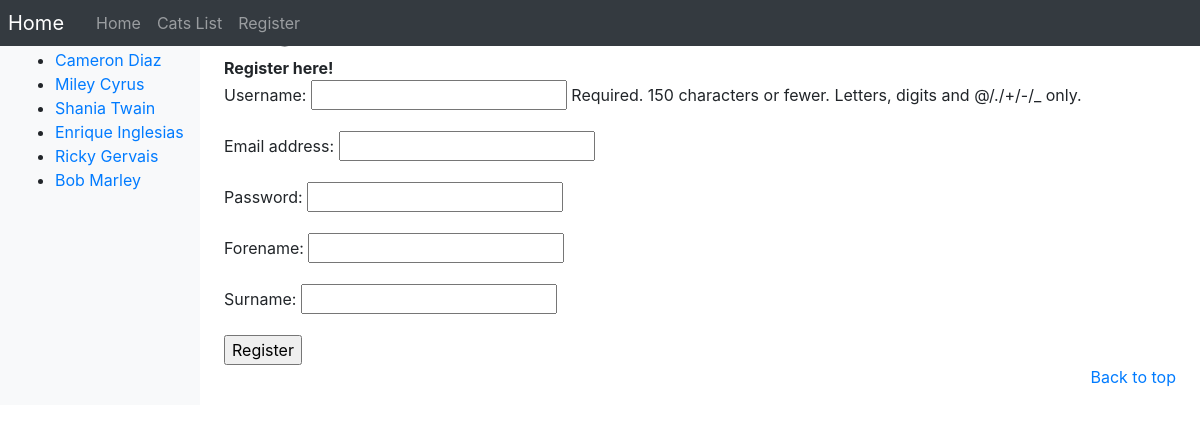
/cats/register/, run on the app's committed database.
### cats/models.py (models this page shows, shortened)
class Student(models.Model):
    DEFAULT_MAX_LEN = 128
    forename = models.CharField(max_length=DEFAULT_MAX_LEN)
    surname = models.CharField(max_length=DEFAULT_MAX_LEN)
    numCats = models.IntegerField(default=0)
    name_slug = models.SlugField(unique=True)

### cats/views.py (the view)
# urls.py: path('register/', views.register, name="register"),
def register(request):
    registered = False
    if request.method == 'POST':
        user_form = UserForm(request.POST)
        student_form = StudentForm(request.POST)
        profile_form = StudentProfileForm(request.POST)
        if user_form.is_valid() and student_form.is_valid() and profile_form.is_valid():
            user = user_form.save()
            user.set_password(user.password)
            user.save()
            student = student_form.save()
            student.save()
            studentProfile = profile_form.save(commit=False)
            studentProfile.user = user
            studentProfile.student = student
            studentProfile.save()
            registered = True
        else:
            print(user_form.errors, student_form.errors)
    else:
        user_form = UserForm()
        student_form = StudentForm()
        profile_form = StudentProfileForm()
    return render(request, 'cats/register.html', context={
                                                            'user_form': user_form,
                                                            'student_form': student_form,
                                                            'registered': registered
                                                        })

### cats/forms.py
class UserForm(forms.ModelForm):
    password = forms.CharField(widget=forms.PasswordInput())
    class Meta:
        model = User
        fields = ('username', 'email', 'password')

class StudentForm(forms.ModelForm):
    class Meta:
        model = Student
        fields = ('forename', 'surname')

### cats/templatetags/cats_template_tags.py (called while the page is built)
@register.inclusion_tag('cats/students.html')
def get_student_list():
    return {'students': Student.objects.all()}

### templates/cats/register.html (shortened to what this page needs)
{% extends 'cats/base.html' %}
{% load staticfiles %}
{% block body_block %}
<h1>Register for CatsApp</h1>
{% if registered %}
    Rango says: <strong>thank you for registering!</strong><br />
    <a href="{% url 'cats:index' %}">Return Home</a><br />
{% else %}
    <strong>Register here!</strong><br />
    <form id="user_form" method="post" action="{% url 'cats:register' %}" enctype="multipart/form-data">
        {{ user_form.as_p }}
        {{ student_form.as_p }}
        <input type="submit" name="submit" value="Register" />
    </form>
{% endif %}
{% endblock %}

### templates/cats/students.html
<ul>
    {% if students %}
    {% for student in students %}
    <li><a href="{% url 'cats:student_profile' student.name_slug %}">{{ student.forename }} {{ student.surname }}</a></li>
    {% endfor %}
    {% else %}
    <li><strong>There are no students.</strong></li>
    {% endif %}
</ul>

### data on the page
Student: forename "Cameron", surname "Diaz"
Student: forename "Miley", surname "Cyrus"
Student: forename "Shania", surname "Twain"
Student: forename "Enrique", surname "Inglesias"
Student: forename "Ricky", surname "Gervais"
Student: forename "Bob", surname "Marley"
